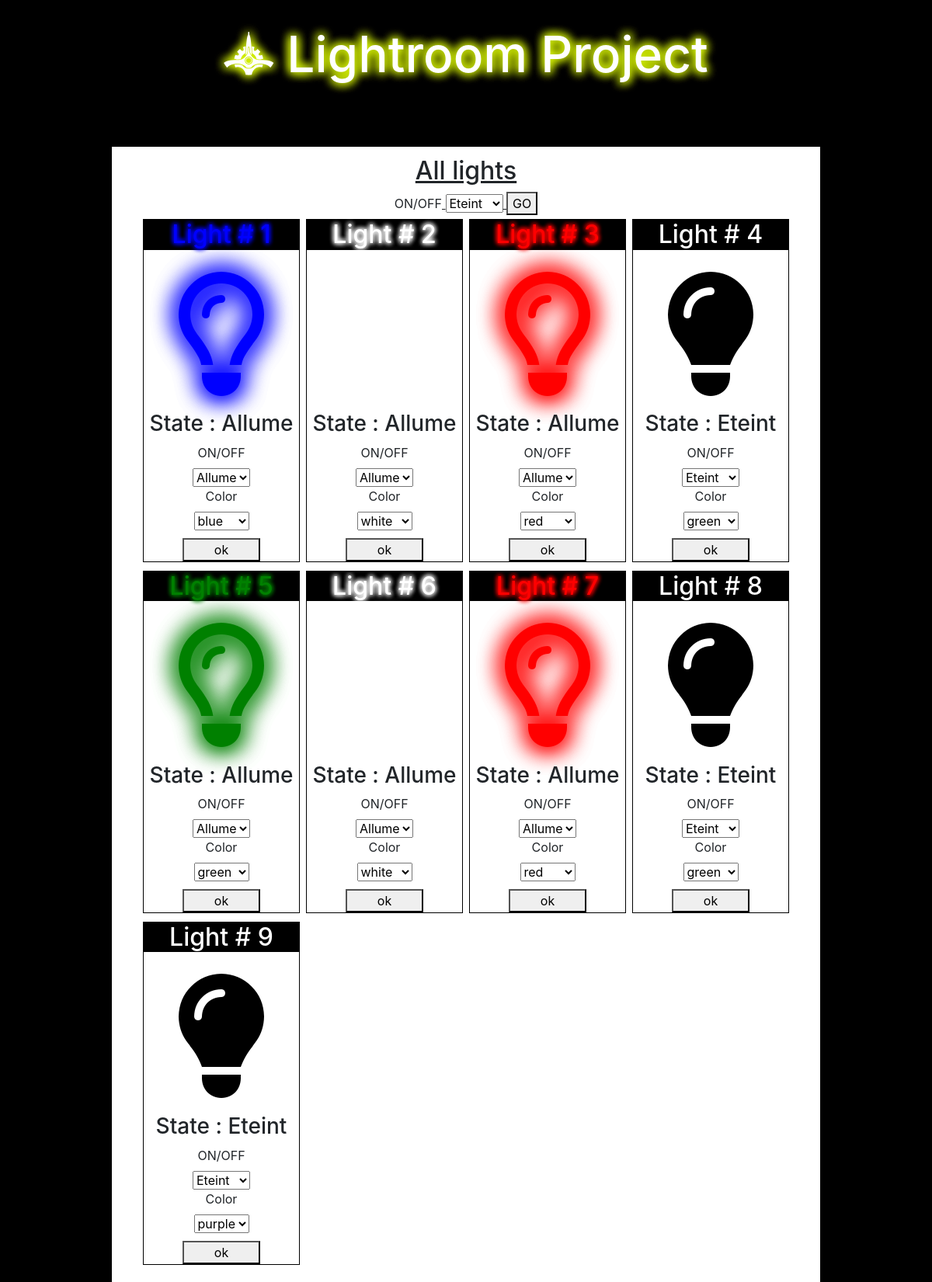
The page / on the database its author committed.
### light/models.py (models this page shows, shortened)
class Light(models.Model):
    LIGHT_CHOICE=(
    ('ON','Allume'),
    ('OFF','Eteint')
    )
    COLOR_CHOICE=(
    ('WHITE','white'),
    ('RED','red'),
    ('BLUE','blue'),
    ('GREEN','green'),
    ('YELLOW','yellow'),
    ('PURPLE','purple'),
    )
    state = models.CharField(max_length=10, choices=LIGHT_CHOICE, default='OFF')
    color = models.CharField(max_length=15, choices=COLOR_CHOICE, default='WHITE')

### light/views.py (the view, shortened to what this page needs)
# urls.py: url(r'^$', LightListView.as_view(), name='list_light'),
class LightListView(ListView):
    model = Light
    def get_context_data(self, **kargs):
        context = ListView.get_context_data(self, **kargs)
        context["lights"] = []
        for light in self.get_queryset():
            context["lights"].append({
            "light" : light,
            "form" : LightForm(instance=light)
            })
        context['allLight'] = LightForm(instance=light)
        return context

### light/forms.py
class LightForm(forms.ModelForm):
    class Meta:
        model = Light
        fields = "__all__"

### light/templates/light/light_list.html (shortened to what this page needs)
{% load static %}
<!DOCTYPE html>
<html lang="fr" dir="ltr">
    <head>
        <link rel="stylesheet" href="{% static 'bootstrap/dist/css/bootstrap.min.css' %}">
        <link rel="stylesheet" type="text/css" media="screen" href="{% static '@fortawesome/fontawesome-free/css/all.css'%}" />
        <link href="https://gitcdn.github.io/bootstrap-toggle/2.2.2/css/bootstrap-toggle.min.css" rel="stylesheet">
        <link rel="stylesheet" href="{% static 'css/style.css' %}" />
    </head>
    <body>
        <header>
             <h1><i class="iTitle fab fa-galactic-senate"></i> Lightroom Project </h1>
        </header>
<main>
    <h2 class="title"> All lights </h2>
    <form class="formAllLight" action="{% url 'list_light' %}" method="post">{% csrf_token %}
        <label for="id_state">ON/OFF</label>
        {{allLight.state}}
        <button type="submit" name="button">GO</button>
    </form>
    {% for objLight in lights%}
    <div id="light{{objLight.light.id}}" class="light light{{ objLight.light.state }} lightColor{{objLight.light.color}}">
        <h2> Light # {{ objLight.light.id }}</h2>
        {% if objLight.light.state == 'ON' %}
        <i id="icon{{objLight.light.id}}" class="far fa-lightbulb"></i>
        {% else %}
        <i id="icon{{objLight.light.id}}" class="fas fa-lightbulb"></i>
        {% endif %}
        <h3 id="state{{objLight.light.id}}"> State : {{ objLight.light.get_state_display }}</h3>
        <div class="checkbox">
            <form class="lightForm" action="{% url 'list_switch' objLight.light.id %}" method="post">{% csrf_token %}
            <label for="id_state">ON/OFF</label>
            {{objLight.form.state}}
            <label for="id_color">Color</label>
            {{objLight.form.color}}
            <button type="submit" name="button">ok</button>
        </form>
        </div>
</div>
{% endfor %}
</main>
    </body>
</html>

### light/static/css/style.css (style rules this page uses)
body { margin:0;background-color:black }
header { text-align:center;background-color:black;padding:2rem 0;margin-bottom:3rem }
header h1 { font-size:4rem;margin:0;text-shadow:0 0 0.2em #ddfa00,0 0 0.2em #ddfa00,0 0 0.2em #ddfa00;color:white }
.title,.formAllLight { text-align:center;grid-column:1/5;text-decoration:underline }
main { background-color:white;padding:1% 3%;margin:0 12%;display:grid;grid-template-columns:repeat(4, 1fr) }
main .light { text-align:center;margin:0 2%;margin-bottom:5%;border:1px solid black }
main .light h2 { margin-top:0;background-color:black;color:white }
main .light i { margin:10% 0;font-size:10rem }
main .light .lightForm { display:flex;flex-direction:column;align-items:center }
main .light .lightForm button { margin-top:5%;width:50% }
main .lightON h2 { text-shadow:0 0 0.2em white, 0 0 0.2em white,0 0 0.2em white;color:white }
main .lightON i { animation-duration:2s;animation-name:lightEffect;animation-iteration-count:infinite;animation-timing-function:linear;text-shadow:0 0 0.2em white, 0 0 0.2em white,0 0 0.2em white;color:white }
main .lightColorRED h2 { text-shadow:0 0 0.2em red,0 0 0.2em red,0 0 0.2em red;color:red }
main .lightColorRED i { text-shadow:0 0 0.2em red, 0 0 0.2em red,0 0 0.2em red;color:red }
main .lightColorBLUE h2 { text-shadow:0 0 0.2em blue,0 0 0.2em blue,0 0 0.2em blue;color:blue }
main .lightColorBLUE i { text-shadow:0 0 0.2em blue, 0 0 0.2em blue,0 0 0.2em blue;color:blue }
main .lightColorGREEN h2 { text-shadow:0 0 0.2em green,0 0 0.2em green,0 0 0.2em green;color:green }
main .lightColorGREEN i { text-shadow:0 0 0.2em green, 0 0 0.2em green,0 0 0.2em green;color:green }
main .lightColorPURPLE h2 { text-shadow:0 0 0.2em purple,0 0 0.2em purple,0 0 0.2em purple;color:purple }
main .lightColorPURPLE i { text-shadow:0 0 0.2em purple, 0 0 0.2em purple,0 0 0.2em purple;color:purple }
main .lightOFF h2 { text-shadow:none;color:white }
main .lightOFF i { animation-name:none;text-shadow:none;color:black }

### rows shown on the page
Light: state "Eteint", light.id "9", light.state "Eteint", color "purple"
Light: light.id "1", light.state "Allume", state "Allume", color "blue"
Light: light.id "2", light.state "Allume", state "Allume", color "white"
Light: light.id "3", light.state "Allume", state "Allume", color "red"
Light: light.id "4", light.state "Eteint", state "Eteint", color "green"
Light: light.id "5", light.state "Allume", state "Allume", color "green"
Light: light.id "6", light.state "Allume", state "Allume", color "white"
Light: light.id "7", light.state "Allume", state "Allume", color "red"
Light: light.id "8", light.state "Eteint", state "Eteint", color "green"
